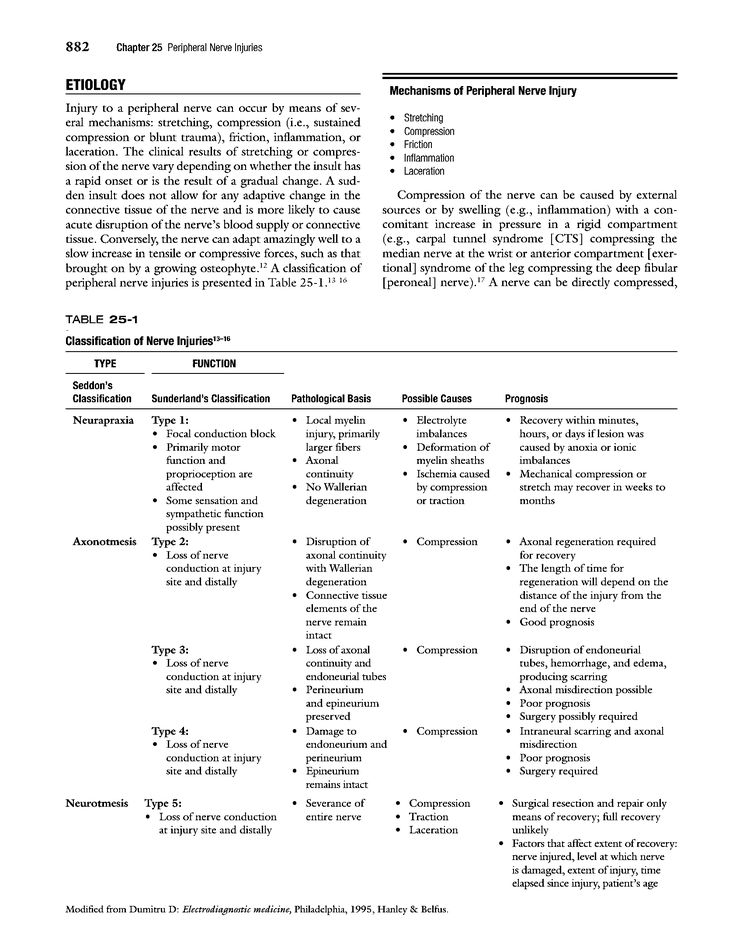
#> input picture output_preprocessed.png, 743 x 950 px, shrunk from 1700 x 2175 before the run, found by its file name
$ python brouillon.py
#> lines starting #> are read from the running program, lines starting #| are printed output that depends on the picture
#> further down, img is the input picture: PIL image 743x950 L; min 0, max 255, mean 240.6
### statparse/preprocessing.py
"""Step 2: Image preprocessing — binarization, deskew, denoising."""
import numpy as np
from PIL import Image
import cv2

def preprocess(image: np.ndarray) -> np.ndarray:
    """Take an RGB page image, return a cleaned binary image.

    Steps:
        1. Convert to grayscale
        2. Binarize (Otsu or Sauvola thresholding)
        3. Deskew (projection profile variance maximization) Avec OpenCV pour avoir des prmeiers résultats
        4. Denoise (morphological operations) J'obtiens pour l'insant de meilleurs résultats sans denoise sur les textes
        de Omnidobench qui sont très lisibles, je décide donc d'omettre cette étape dans la fonction preprocess
    """

    gray = convertgrayscale(image)
    binarizer = SauvolaBinarizer()

    binary = binarizer.binarize(gray)
    img = deskew(binary)
    return img


def convertgrayscale(image:np.ndarray) -> np.ndarray:

    if image.ndim == 2:
        # déjà en grayscale
        return image.astype(np.float64)

    if image.shape[2] != 3:
        raise ValueError("Image RGB attendue")

    # formule standard de luminance
    r, g, b = image[:, :, 0], image[:, :, 1], image[:, :, 2]

    gray = 0.299 * r + 0.587 * g + 0.114 * b

    return gray.astype(np.float64)

class SauvolaBinarizer:

    def __init__(self, window_size=31, k=0.35, R=128):

        self.window_size = window_size
        self.k = k
        self.R = R
        # k et R sont arbitraires selon ce qui marche le mieux dans la littérature

    def binarize(self, image : np.ndarray) -> np.ndarray:

        if image.ndim != 2:
            raise ValueError("Image grayscale requise")

        r = self.window_size // 2
        padded = np.pad(image, r, mode="reflect")
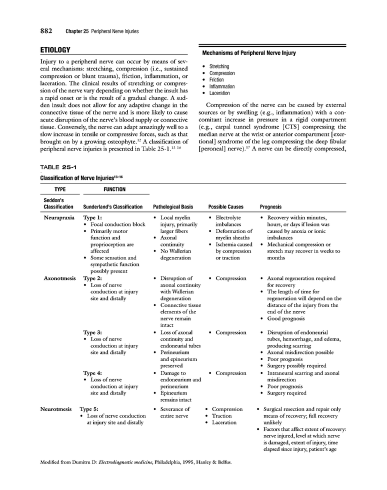
#> padded: shape (980, 773) float64 (shown at 1/2 size); min 0, max 255, mean 241.5
        H, W = padded.shape

        integral = np.zeros((H + 1, W + 1))
        integral_sq = np.zeros((H + 1, W + 1))

        integral[1:, 1:] = np.cumsum(np.cumsum(padded, axis=0), axis=1)
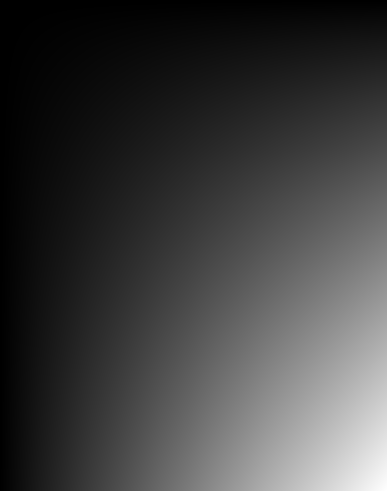
#> integral: shape (981, 774) float64 (shown at 1/2 size); min 0, max 182973417, mean 45265562.8; drawn with min black and max white
        integral_sq[1:, 1:] = np.cumsum(np.cumsum(padded**2, axis=0), axis=1)

        h, w = image.shape
        area = self.window_size * self.window_size

        y0 = np.arange(h)
        x0 = np.arange(w)
        y1 = y0
        x1 = x0
        y2 = y0 + self.window_size
        x2 = x0 + self.window_size

        sum_ = (
            integral[y2[:, None], x2]
            - integral[y1[:, None], x2]
            - integral[y2[:, None], x1]
            + integral[y1[:, None], x1]
        )
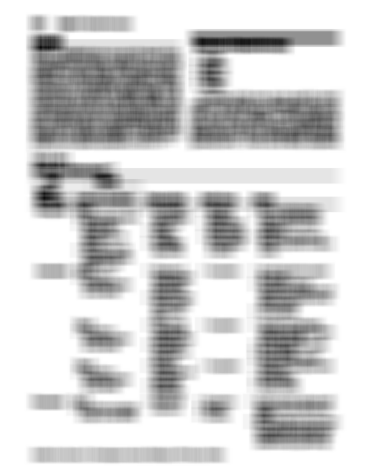
#> sum_: shape (950, 743) float64 (shown at 1/2 size); min 171234, max 245055, mean 231168.9; drawn with min black and max white

        sum_sq = (
            integral_sq[y2[:, None], x2]
            - integral_sq[y1[:, None], x2]
            - integral_sq[y2[:, None], x1]
            + integral_sq[y1[:, None], x1]
        )

        mean = sum_ / area
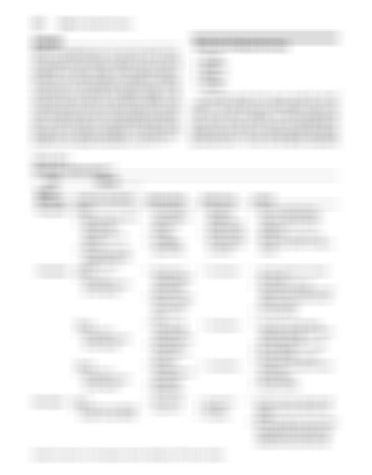
#> mean: shape (950, 743) float64 (shown at 1/2 size); min 178.2, max 255, mean 240.6
        var = sum_sq / area - mean**2
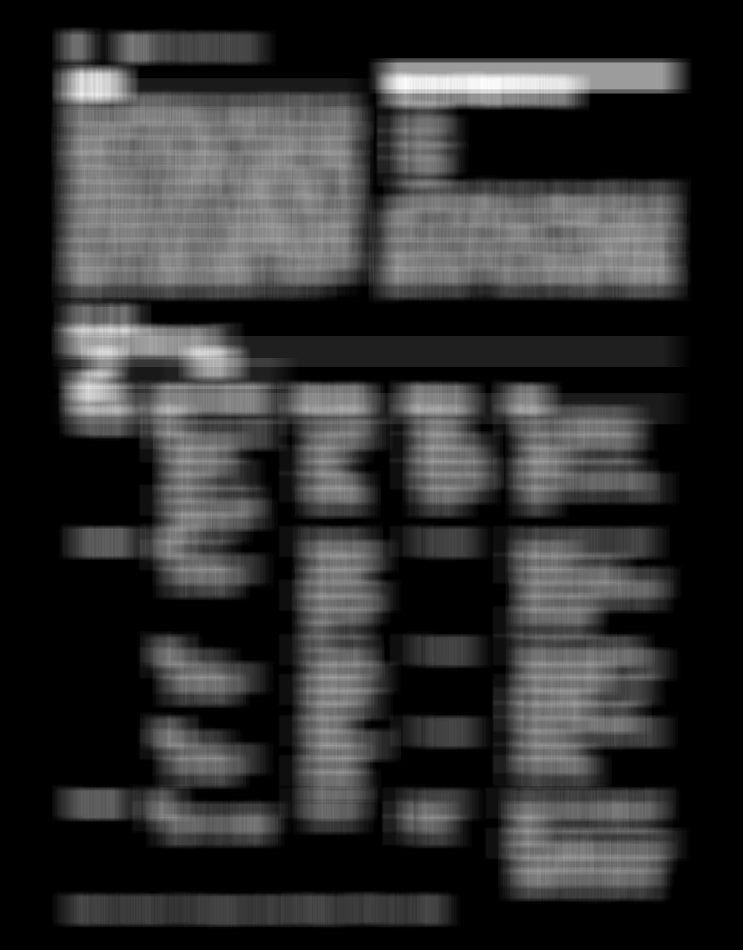
#> var: shape (950, 743) float64; min 0, max 10129.5, mean 1949.8; drawn with min black and max white
        std = np.sqrt(np.maximum(var, 0))

        T = mean * (1 + self.k * (std / self.R - 1))
#> (the rest of the program and of its run is left out)
